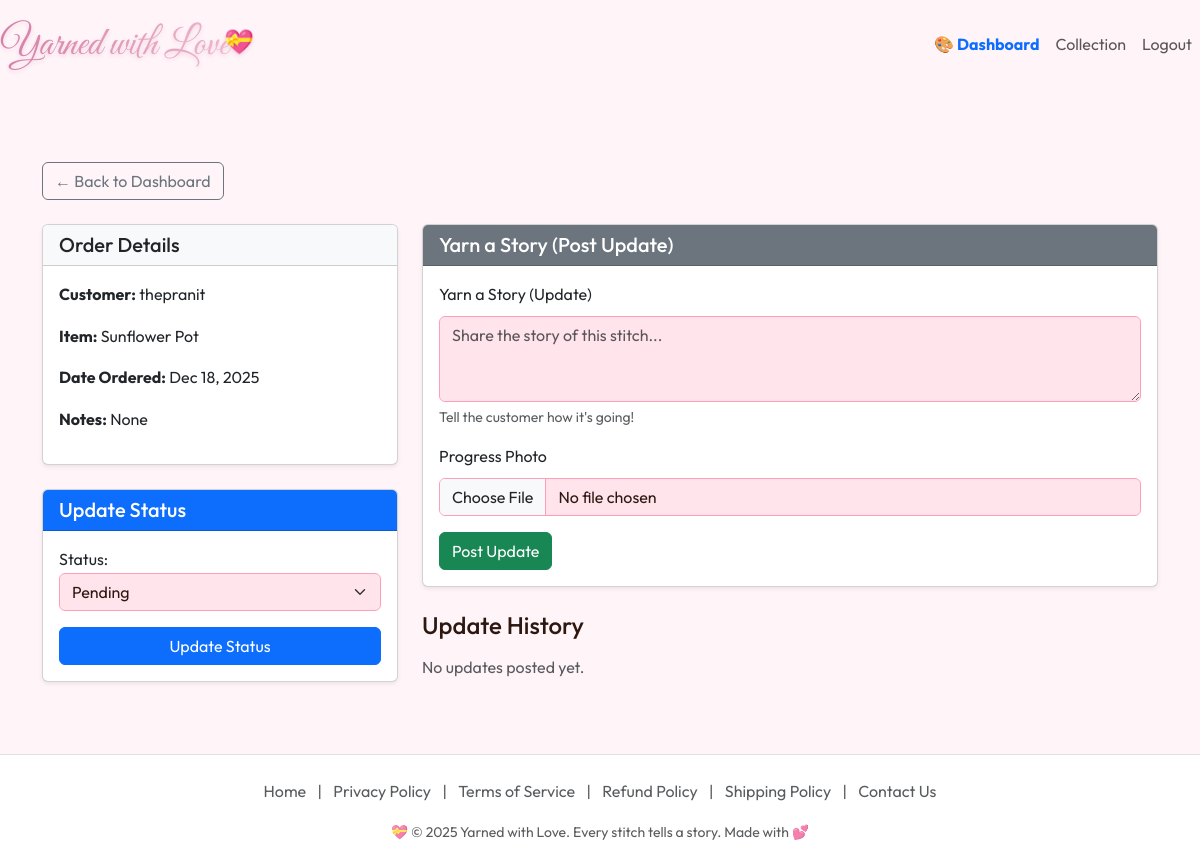
Before: /artisan/order/5/manage/ (signed in) with the older database file.
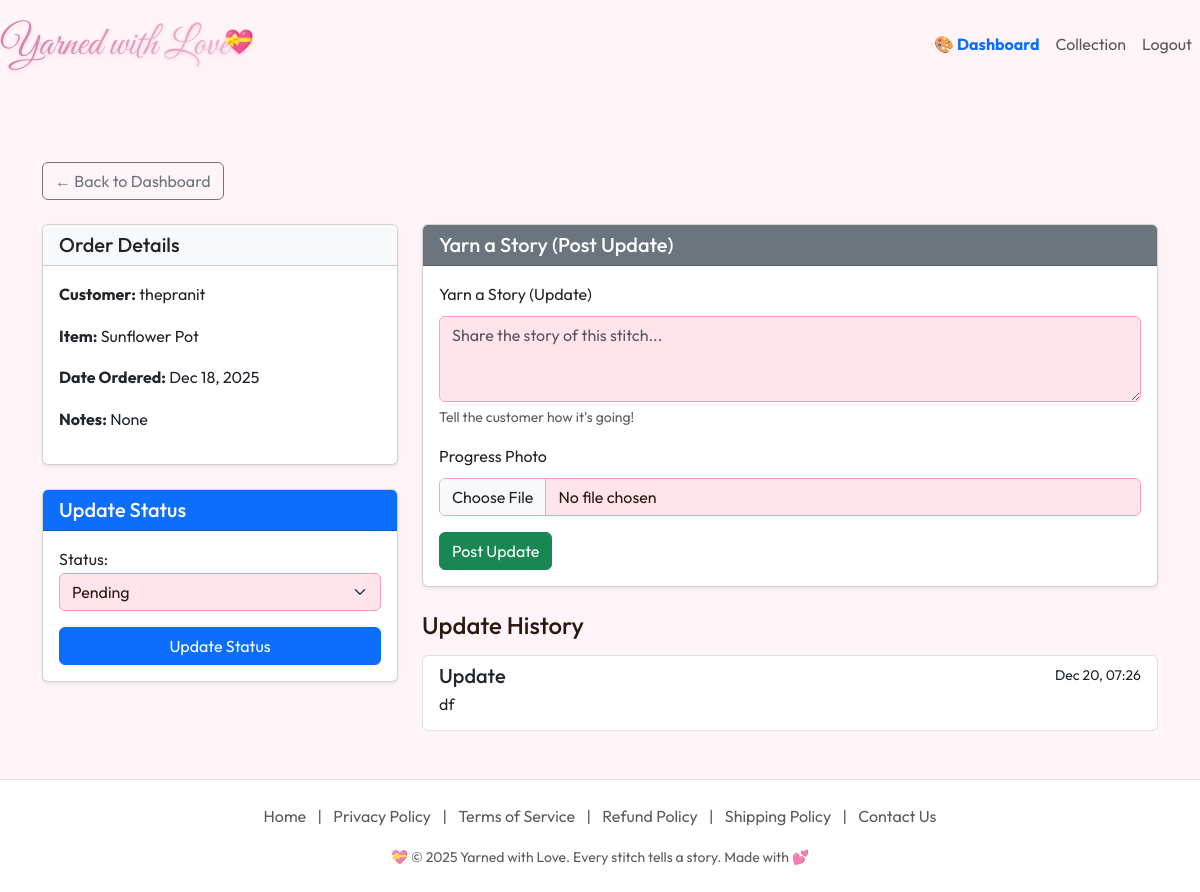
After: the same page with the newer database file.
### store/models.py (models this page shows, shortened)
class OrderUpdate(models.Model):
    order = models.ForeignKey(Order, on_delete=models.CASCADE, related_name='updates')
    description = models.TextField(help_text="The story or update message")
    image = models.ImageField(upload_to='order_updates/', blank=True, null=True, help_text="Photo of the progress")
    created_at = models.DateTimeField(auto_now_add=True)
    class Meta:
        ordering = ['-created_at']
        indexes = [
            models.Index(fields=['order', '-created_at']),
        ]

### store/views.py (the view, shortened to what this page needs)
# urls.py: path('artisan/order/<int:pk>/manage/', views.manage_order, name='manage_order'),
@login_required
@user_passes_test(lambda u: u.is_artisan)
@require_http_methods(["GET", "POST"])
def manage_order(request, pk):
    order = get_object_or_404(Order.objects.prefetch_related('items__product', 'updates'), pk=pk)
    status_form = OrderStatusForm(instance=order)
    update_form = OrderUpdateForm()
    return render(request, 'store/manage_order.html', {
        'order': order,
        'status_form': status_form,
        'update_form': update_form
    })

### store/forms.py
class OrderStatusForm(forms.ModelForm):
    class Meta:
        model = Order
        fields = ['status']
        widgets = {
            'status': forms.Select(attrs={'class': 'form-control'}),
        }

class OrderUpdateForm(forms.ModelForm):
    class Meta:
        model = OrderUpdate
        fields = ['description', 'image']
        widgets = {
            'description': forms.Textarea(attrs={
                'class': 'form-control',
                'rows': 3,
                'placeholder': 'Share the story of this stitch...'
            }),
            'image': forms.FileInput(attrs={'class': 'form-control'}),
        }
    def __init__(self, *args, **kwargs):
        super().__init__(*args, **kwargs)
        self.fields['description'].label = "Yarn a Story (Update)"
        self.fields['image'].label = "Progress Photo"

### templates/store/manage_order.html (shortened to what this page needs)
{% extends 'base.html' %}
{% block content %}
<div class="container py-5">
    <div class="row mt-4">
        <div class="col-12 mb-4">
            <a href="{% url 'artisan_dashboard' %}" class="btn btn-outline-secondary">&larr; Back to Dashboard</a>
        </div>
        <div class="col-md-4 mb-4">
            <div class="card shadow-sm mb-4">
                <div class="card-header bg-light">
                    <h5 class="mb-0">Order Details</h5>
                </div>
                <div class="card-body">
                    <p><strong>Customer:</strong> {{ order.customer.username }}</p>
                    <p><strong>Item:</strong> {{ order.items.first.product.name }}</p>
                    <p><strong>Date Ordered:</strong> {{ order.created_at|date:"M d, Y" }}</p>
                    <p><strong>Notes:</strong> {{ order.customization_notes|default:"None" }}</p>
                </div>
            </div>
            <div class="card shadow-sm">
                <div class="card-header bg-primary text-white">
                    <h5 class="mb-0">Update Status</h5>
                </div>
                <div class="card-body">
                    <form method="post">
                        <div class="mb-3">
                            {{ status_form.status.label_tag }}
                            {{ status_form.status }}
                        </div>
                        <button type="submit" name="update_status" class="btn btn-primary w-100">Update Status</button>
                    </form>
                </div>
            </div>
        </div>
        <div class="col-md-8">
            <div class="card shadow-sm mb-4">
                <div class="card-header bg-secondary text-white">
                    <h5 class="mb-0">Yarn a Story (Post Update)</h5>
                </div>
                <div class="card-body">
                    <form method="post" enctype="multipart/form-data">
                        <div class="mb-3">
                            <label class="form-label">{{ update_form.description.label }}</label>
                            {{ update_form.description }}
                            <div class="form-text">Tell the customer how it's going!</div>
                        </div>
                        <div class="mb-3">
                            <label class="form-label">{{ update_form.image.label }}</label>
                            {{ update_form.image }}
                        </div>
                        <button type="submit" name="post_update" class="btn btn-success">Post Update</button>
                    </form>
                </div>
            </div>
            <h4 class="mb-3">Update History</h4>
            {% if order.updates.exists %}
            <div class="list-group">
                {% for update in order.updates.all %}
                <div class="list-group-item">
                    <div class="d-flex w-100 justify-content-between">
                        <h5 class="mb-1">Update</h5>
                        <small>{{ update.created_at|date:"M d, H:i" }}</small>
                    </div>
                    <p class="mb-1">{{ update.description }}</p>
                </div>
                {% endfor %}
            </div>
            {% else %}
            <p class="text-muted">No updates posted yet.</p>
            {% endif %}
        </div>
    </div>
</div>
{% endblock %}

Changed rows visible on the page:
added OrderUpdate: created_at "Dec 20, 07:26", description "df"
Other visible differences:
text no longer shown: "No updates posted yet."
